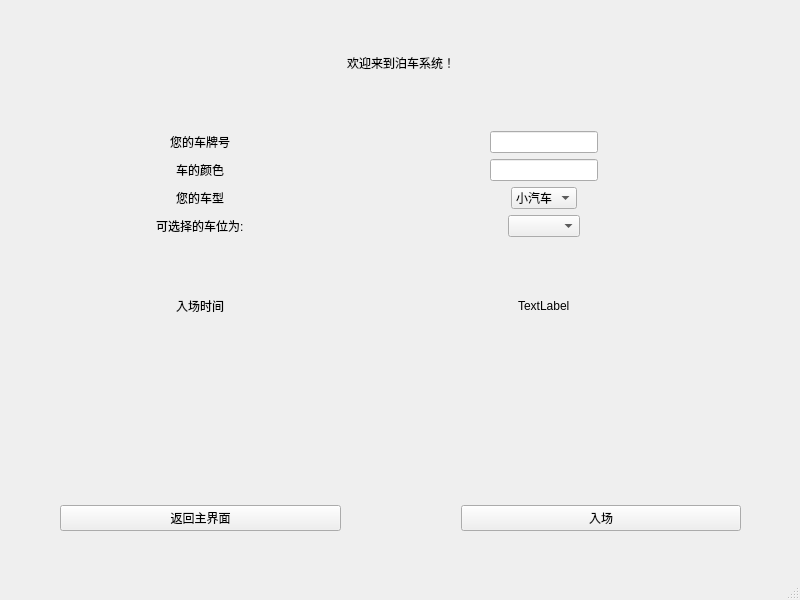
<?xml version="1.0" encoding="UTF-8"?>
<ui version="4.0">
 <class>in</class>
 <widget class="QMainWindow" name="in">
  <property name="geometry">
   <rect>
    <x>0</x>
    <y>0</y>
    <width>800</width>
    <height>600</height>
   </rect>
  </property>
  <property name="windowTitle">
   <string>MainWindow</string>
  </property>
  <widget class="QWidget" name="centralwidget">
   <widget class="QWidget" name="gridLayoutWidget">
    <property name="geometry">
     <rect>
      <x>60</x>
      <y>0</y>
      <width>681</width>
      <height>531</height>
     </rect>
    </property>
    <layout class="QGridLayout" name="gridLayout">
     <item row="0" column="0">
      <spacer name="horizontalSpacer">
       <property name="orientation">
        <enum>Qt::Horizontal</enum>
       </property>
       <property name="sizeHint" stdset="0">
        <size>
         <width>40</width>
         <height>20</height>
        </size>
       </property>
      </spacer>
     </item>
     <item row="4" column="0" alignment="Qt::AlignHCenter">
      <widget class="QLabel" name="label">
       <property name="text">
        <string>您的车型</string>
       </property>
      </widget>
     </item>
     <item row="1" column="1" colspan="2" alignment="Qt::AlignHCenter">
      <widget class="QLineEdit" name="plate"/>
     </item>
     <item row="1" column="0" alignment="Qt::AlignHCenter">
      <widget class="QLabel" name="label_4">
       <property name="text">
        <string>您的车牌号</string>
       </property>
      </widget>
     </item>
     <item row="9" column="1" colspan="2" alignment="Qt::AlignHCenter">
      <widget class="QLabel" name="timeLabel">
       <property name="text">
        <string>TextLabel</string>
       </property>
      </widget>
     </item>
     <item row="9" column="0" alignment="Qt::AlignHCenter">
      <widget class="QLabel" name="label_3">
       <property name="text">
        <string>入场时间</string>
       </property>
      </widget>
     </item>
     <item row="3" column="1" colspan="2" alignment="Qt::AlignHCenter">
      <widget class="QLineEdit" name="lineEdit"/>
     </item>
     <item row="12" column="2">
      <widget class="QPushButton" name="enterBtn">
       <property name="text">
        <string>入场</string>
       </property>
      </widget>
     </item>
     <item row="7" column="0" alignment="Qt::AlignHCenter">
      <widget class="QLabel" name="label_5">
       <property name="text">
        <string>可选择的车位为:</string>
       </property>
      </widget>
     </item>
     <item row="12" column="0">
      <widget class="QPushButton" name="returnBtn">
       <property name="text">
        <string>返回主界面</string>
       </property>
      </widget>
     </item>
     <item row="4" column="1" colspan="2" alignment="Qt::AlignHCenter">
      <widget class="QComboBox" name="Carsize">
       <item>
        <property name="text">
         <string>小汽车</string>
        </property>
       </item>
       <item>
        <property name="text">
         <string>小卡</string>
        </property>
       </item>
       <item>
        <property name="text">
         <string>中卡</string>
        </property>
       </item>
       <item>
        <property name="text">
         <string>大卡</string>
        </property>
       </item>
       <item>
        <property name="text">
         <string>航母</string>
        </property>
       </item>
      </widget>
     </item>
     <item row="10" column="0">
      <widget class="QLabel" name="label_6">
       <property name="text">
        <string/>
       </property>
      </widget>
     </item>
     <item row="3" column="0" alignment="Qt::AlignHCenter">
      <widget class="QLabel" name="label_7">
       <property name="text">
        <string>车的颜色</string>
       </property>
      </widget>
     </item>
     <item row="0" column="1" alignment="Qt::AlignHCenter">
      <widget class="QLabel" name="label_2">
       <property name="styleSheet">
        <string notr="true">font: 20pt &quot;苹方 特粗&quot;;</string>
       </property>
       <property name="text">
        <string>欢迎来到泊车系统！</string>
       </property>
      </widget>
     </item>
     <item row="0" column="2">
      <spacer name="horizontalSpacer_2">
       <property name="orientation">
        <enum>Qt::Horizontal</enum>
       </property>
       <property name="sizeHint" stdset="0">
        <size>
         <width>40</width>
         <height>20</height>
        </size>
       </property>
      </spacer>
     </item>
     <item row="7" column="1" colspan="2" alignment="Qt::AlignHCenter">
      <widget class="QComboBox" name="position"/>
     </item>
    </layout>
   </widget>
  </widget>
  <widget class="QMenuBar" name="menubar">
   <property name="geometry">
    <rect>
     <x>0</x>
     <y>0</y>
     <width>800</width>
     <height>23</height>
    </rect>
   </property>
  </widget>
  <widget class="QStatusBar" name="statusbar"/>
 </widget>
 <resources/>
 <connections/>
</ui>
